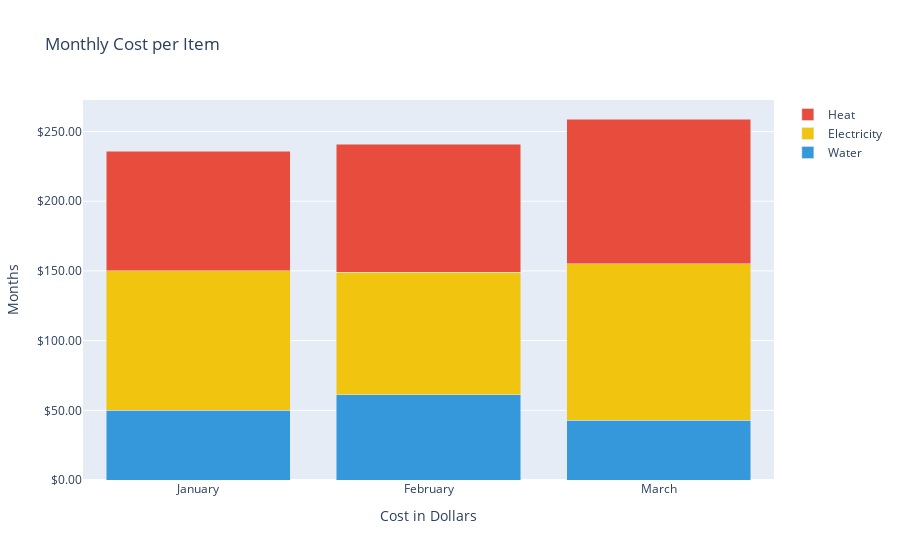

Notebook cell for this chart:
### Markdown cell above
#### Stacked Bar Chart

### Code cell
fig = go.Figure(
   data=[
       go.Bar(
           x=df['Month'],
           y=df['Water'],
           name='Water',
           marker=dict(color='#3498db')
       ),
       go.Bar(
           x=df['Month'],
           y=df['Electricity'],
           name='Electricity',
           marker=dict(color='#f1c40f')
       ),
       go.Bar(
           x=df['Month'],
           y=df['Heat'],
           name='Heat',
           marker=dict(color='#e74c3c')
       )
   ],
   layout=go.Layout(
       title='Monthly Cost per Item',
       barmode='stack',
       xaxis=dict(title='Cost in Dollars'),
       yaxis=dict(title='Months')
   )
)
#fig.update_layout(yaxis_tickprefix = '$', yaxis_tickformat = ',.')#No cents
fig.update_layout(yaxis_tickprefix = '$', yaxis_tickformat = ',.2f') #Cents after decimal
pyo.iplot(fig)

### Figure 1 — Plotly figure (JSON) as saved in the notebook; plotly's stock layout.template omitted (floating-point values rounded to 4 significant figures)
{"data": [{"marker": {"color": "#3498db"}, "name": "Water", "type": "bar", "x": ["January", "February", "March"], "y": [50, 61, 43]}, {"marker": {"color": "#f1c40f"}, "name": "Electricity", "type": "bar", "x": ["January", "February", "March"], "y": [100, 88, 112]}, {"marker": {"color": "#e74c3c"}, "name": "Heat", "type": "bar", "x": ["January", "February", "March"], "y": [86, 92, 104]}], "layout": {"barmode": "stack", "title": {"text": "Monthly Cost per Item"}, "xaxis": {"title": {"text": "Cost in Dollars"}}, "yaxis": {"tickformat": ",.2f", "tickprefix": "$", "title": {"text": "Months"}}}}
